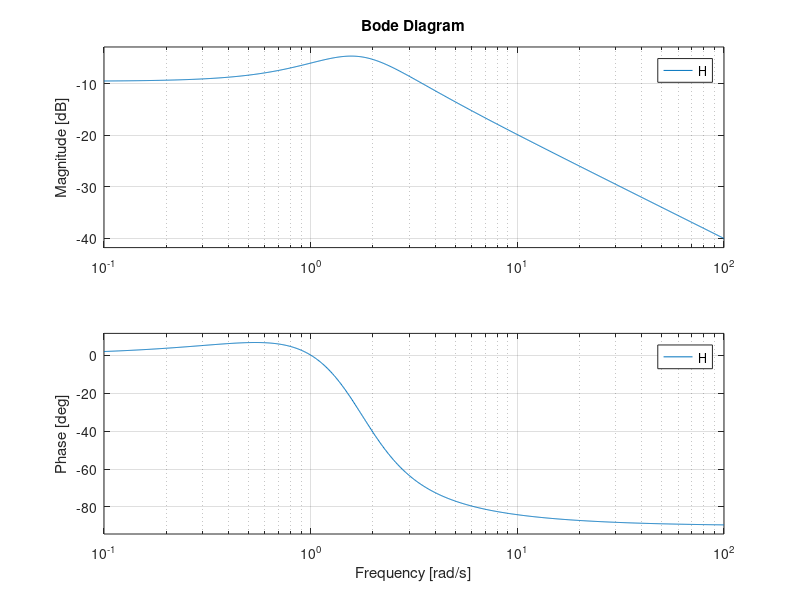

Write MATLAB code to recreate this figure. (Note: this script raises an error after producing the figure.)
%1
s = tf('s');
H1 = minreal(zpk(1 / (s*(s+2)*(s+4))));

%figure(1)
%bode(H1)
grid

%figure(2)
%nyquist(H1)

%2
H2 = minreal(zpk((-0.1*(1-2*s)) / (s*(s+0.2)*(s+1))));

%figure(1)
%bode(H2)
grid

%figure(2)
%nyquist(H2)

%3
H3 = minreal(zpk(1 / ((s^2)*(s+3))));

%figure(1)
%bode(H3)
grid

%figure(2)
%nyquist(H3)

%4
H4 = minreal(zpk((2*(1+0.5*s)) / ((1+s)*(1-s)^2)))

%figure(1)
%bode(H4)
grid

%figure(2)
%nyquist(H4)

%5
H5 = minreal(zpk((s^2+1) / ((-2+s)*(2+s)*(s+4))));

%figure(1)
%bode(H5)
grid

%figure(2)
%nyquist(H5)

%6
H6 = minreal(zpk(0.125*(s^2+1) / (s*(1+0.25*s)*(1+0.5*s))));

%figure(1)
%bode(H6)
grid

%figure(2)
%nyquist(H6)

%7
H7 = minreal(zpk((s-2) / ((2+s)*(1+s^2))));

%figure(1)
%bode(H7)
grid

%figure(2)
%nyquist(H7)

%8
H8 = minreal(zpk(0.25 / ((s)*(1-0.5*s)^2)));

%figure(1)
%bode(H8)
grid

%figure(2)
%nyquist1(H8)


s = tf('s');
H = (s-2)/((s+2)*(s^2+1));
[numH,denH]=tfdata(H,'v');
% tfdata(H, 'v') -> restituisce i ciò che serve
% come input della funzione Nyquist1 che visualizza i diagrammi di Nyquist
% ma BELLI

%[re, im] = nyquist(H);
%figure, plot(squeeze(re), squeeze(im))
%H1 = minreal(zpk(H));
%figure  
%nyquist(H1)
%figure 
%bode(H1)
%bode(H1, logspace(-2, 3, 10));
%grid on
%logspace(l'esponente!! del primo valore, esponente ultimo valore, numero di punti)

%figure 
%nyquist1(numH, denH) %diagramma di nyquist

%9
H=minreal(zpk(1/((s^2+1)*(s+2))));
[numH,denH]=tfdata(H,'v');

%figure(1)
%bode(H)

%figure(2)
%nyquist1(numH, denH)

%10
H=minreal(zpk(-(1-s)/((s^2+1)*s)))
[numH,denH]=tfdata(H,'v');

%figure(1)
%bode(H)

%figure(2)
%nyquist1(numH, denH)

%11
H=minreal(zpk((1+s)/((s^2+4*s+5)*(s+2))))
[numH,denH]=tfdata(H,'v');
roots(denH)

%figure(1)
%bode(H)

%figure(2)
%nyquist1(numH, denH)



%12
H=minreal(zpk((3+s)*(s^2+2*s+2)/(s*(s+2)*(s-1)*(s+4))))
[numH,denH]=tfdata(H,'v');
roots(numH)

%figure(1)
%bode(H)

%figure(2)
%nyquist1(numH, denH)

%13
H=minreal(zpk(1/(2*s^3)))
[numH,denH]=tfdata(H,'v');

%figure(1)
%bode(H)

%figure(2)
%nyquist1(numH, denH)

%14
H=minreal(zpk((s^3+4*s^2+7*s+6)/(s^4+5*s^3+10*s^2+11*s+3)))
[numH,denH]=tfdata(H,'v');
roots(numH)
roots(denH)

%figure(1)
%bode(H)

%figure(2)
%nyquist1(numH, denH)

%15
H=minreal(zpk((s^2-1)/(s^3+s^2+s-3)))
[numH,denH]=tfdata(H,'v');
roots(denH)

figure(1)
bode(H)

figure(2)
nyquist1(numH, denH)